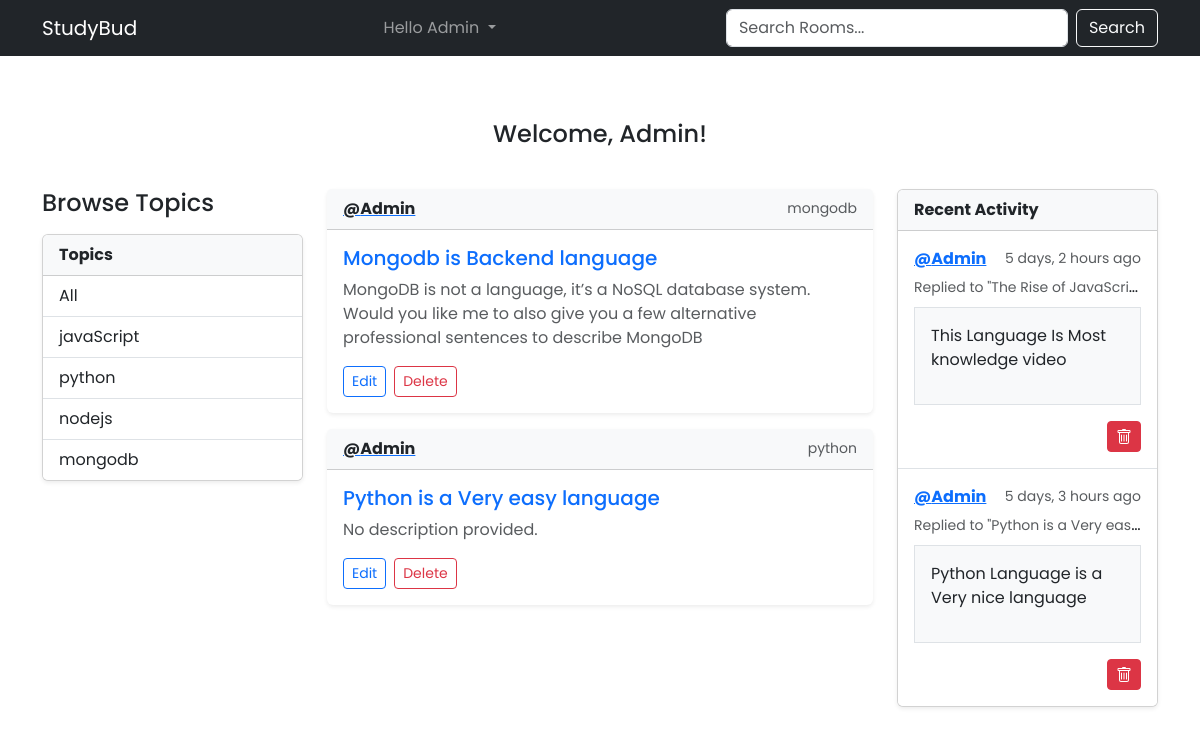
/profile/1/ (signed in), run on the app's committed database.
### base/models.py (models this page shows, shortened)
class Topic(models.Model):
    name = models.CharField(max_length=200)

class Room(models.Model):
    host = models.ForeignKey(User, on_delete=models.SET_NULL, null=True)
    topic = models.ForeignKey(Topic, on_delete=models.SET_NULL, null=True)
    name = models.CharField(max_length=200)
    description = models.TextField(null=True, blank=True)
    participants = models.ManyToManyField(User, related_name='participants', blank=True)
    updated = models.DateTimeField(auto_now=True)
    created = models.DateTimeField(auto_now_add=True)
    class Meta:
        ordering = ['-updated', '-created']
    def __str__(self):
        return self.name

class Message(models.Model):
    user = models.ForeignKey(User, on_delete=models.CASCADE)
    room = models.ForeignKey(Room, on_delete=models.CASCADE)
    body = models.TextField()
    updated = models.DateTimeField(auto_now=True)
    created = models.DateTimeField(auto_now_add=True)
    class Meta:
        ordering = ['-updated', '-created']
    def __str__(self):
        return self.body[0:50]

### base/views.py (the view)
# urls.py: path('profile/<str:pk>/', views.userProfile, name='profile'),
@login_required(login_url="/login/")
def userProfile(request, pk):
    user = User.objects.get(id=pk)
    rooms = user.room_set.all()
    room_message = user.message_set.all()
    topics = Topic.objects.all()
    context = {'user':user, 'rooms':rooms, 'room_message':room_message, 'topics':topics}
    return render(request, 'base/profile.html', context)

### base/templates/base/profile.html
{% extends 'layout.html' %} {% block content %}
<div class="mb-4">
  <h4 class="text-center py-3">Welcome, {{ user.username }}!</h4>
</div>
<div class="row g-4">
  <div class="col-12 col-lg-3">{% include 'base/topic_component.html' %}</div>
  <div class="col-12 col-lg-6">{% include 'base/feed_component.html' %}</div>
  <div class="col-12 col-lg-3">
    {% include 'base/activity_component.html' %}
  </div>
</div>
{% endblock %}

### templates/navbar.html (shortened to what this page needs)
<nav class="navbar navbar-expand-lg navbar-dark bg-dark">
  <div class="container">
    <a class="navbar-brand" href="{% url 'home' %}">StudyBud</a>
    <div class="collapse navbar-collapse" id="navbarSupportedContent">
      <ul class="navbar-nav mx-auto">
        {% if not request.user.is_authenticated %}
        <li>
          <a class="dropdown-item text-white" href="{% url 'login' %}">Login</a>
        </li>
        {% else %}
        <li class="nav-item dropdown">
          <a
            class="nav-link dropdown-toggle"
            href="#"
            role="button"
            data-bs-toggle="dropdown"
            aria-expanded="false"
          >
            Hello {{ request.user }}
          </a>
            {% endif %}
        </li>
      </ul>
      <form method="GET" class="d-flex" role="search" action="{% url 'home' %}">
        <input
          class="form-control me-2"
          type="text"
          name="q"
          placeholder="Search Rooms..."
          aria-label="Search"
        />
        <button class="btn btn-outline-light" type="submit">Search</button>
      </form>
    </div>
  </div>
</nav>

### base/templates/base/topic_component.html
<h4 class="mb-3">Browse Topics</h4>
<div class="card shadow-sm">
  <div class="card-header bg-light fw-bold">Topics</div>
  <ul class="list-group list-group-flush">
    <li class="list-group-item py-2">
      <a href="{% url 'home' %}" class="d-block text-decoration-none text-dark">
        All
      </a>
    </li>
    {% for topic in topics %}
    <li class="list-group-item py-2">
      <a
        href="{% url 'home' %}?q={{ topic.name }}"
        class="d-block text-decoration-none text-dark"
      >
        {{ topic.name }}
      </a>
    </li>
    {% empty %}
    <li class="list-group-item text-muted">No topics available</li>
    {% endfor %}
  </ul>
</div>

### base/templates/base/feed_component.html (shortened to what this page needs)
<div class="d-flex flex-column gap-3">
  {% for room in rooms %}
  <div class="card shadow-sm border-0">
    <div
      class="card-header bg-light d-flex justify-content-between align-items-center"
    >
      <a href="{% url 'profile' room.host.id %}">
        <span class="fw-bold text-dark">@{{ room.host.username }}</span>
      </a>
      <small class="text-muted">{{ room.topic.name }}</small>
    </div>
    <div class="card-body">
      <h5 class="card-title mb-2">
        <a href="{% url 'room' room.id %}" class="text-decoration-none"
          >{{ room.name }}</a
        >
      </h5>
      <p class="card-text text-muted mb-3">
        {{ room.description|default:"No description provided." }}
      </p>
      {% if request.user == room.host %}
      <div class="d-flex gap-2">
        <a
          href="{% url 'update-room' room.id %}"
          class="btn btn-sm btn-outline-primary"
        >
           Edit
        </a>
        <a
          href="{% url 'delete-room' room.id %}"
          class="btn btn-sm btn-outline-danger"
        >
           Delete
        </a>
      </div>
      {% endif %}
    </div>
  </div>
  {% empty %}
  <div class="alert alert-warning">No rooms found.</div>
  {% endfor %}
</div>

### base/templates/base/activity_component.html (shortened to what this page needs)
<div class="card shadow-sm h-100">
  <div class="card-header bg-light fw-bold">Recent Activity</div>
  <ul class="list-group list-group-flush">
    {% for message in room_message %}
    <li class="list-group-item d-flex flex-column py-3">
      <div class="d-flex justify-content-between align-items-center mb-1">
        <a href="{% url 'profile' message.user.id %}">
          <span class="fw-bold text-primary">@{{ message.user }}</span>
        </a>
        <small class="text-muted">{{ message.created|timesince }} ago</small>
      </div>
      <div class="text-truncate" title="{{ message.room }}">
        <small class="text-muted">Replied to "{{ message.room }}"</small>
      </div>
      <div class="bg-light p-3 border my-2">
        <p>{{message}}</p>
      </div>
      {% if request.user == message.user %}
      <div class="d-flex justify-content-end mt-2">
        <form
          action="{% url 'delete-message' message.id %}"
          method="post"
          class="ms-2"
        >
          <button
            type="submit"
            class="btn btn-danger btn-sm"
            title="Delete message"
          >
          </button>
        </form>
      </div>
      {% endif %}
    </li>
    {% empty %}
    <li class="list-group-item text-center text-muted py-3">
      No activity available
    </li>
    {% endfor %}
  </ul>
</div>

### templates/layout.html (style rules this page uses)
* { font-family: "Poppins", sans-serif; }

### data on the page
Topic: name "javaScript"
Topic: name "python"
Topic: name "nodejs"
Topic: name "mongodb"
Room: host.username "Admin", topic.name "mongodb", name "Mongodb is Backend language", description "MongoDB is not a language, it’s a NoSQL database system. Would you like me to also give you a few alternative professional sentences to describe MongoDB", shows "Edit"
Room: host.username "Admin", topic.name "python", name "Python is a Very easy language", description "No description provided.", shows "Edit"
Message: user "Admin", created "5 days, 2 hours", room "The Rise of JavaScri…", body "This Language Is Most knowledge video"
Message: user "Admin", created "5 days, 3 hours", room "Python is a Very eas…", body "Python Language is a Very nice language"

### other printed values
{{ request.user }} "Admin"
{{ user.username }} "Admin"
